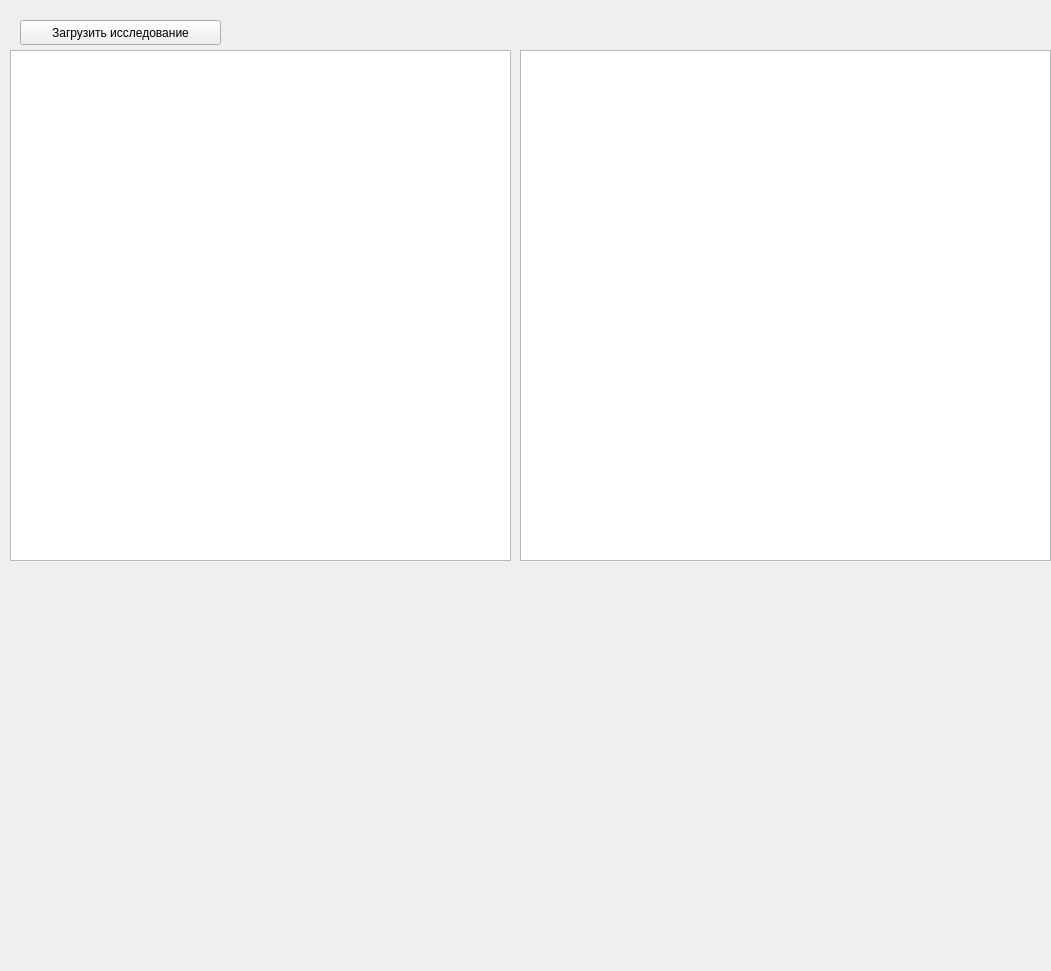
<?xml version="1.0" encoding="UTF-8"?>
<ui version="4.0">
 <class>ViewerForm</class>
 <widget class="QWidget" name="ViewerForm">
  <property name="geometry">
   <rect>
    <x>0</x>
    <y>0</y>
    <width>1051</width>
    <height>971</height>
   </rect>
  </property>
  <property name="windowTitle">
   <string>Form</string>
  </property>
  <widget class="QPushButton" name="loadImageButton">
   <property name="geometry">
    <rect>
     <x>20</x>
     <y>20</y>
     <width>201</width>
     <height>25</height>
    </rect>
   </property>
   <property name="text">
    <string>Загрузить исследование</string>
   </property>
  </widget>
  <widget class="SceneZoom" name="dicomGraphicsView">
   <property name="geometry">
    <rect>
     <x>520</x>
     <y>50</y>
     <width>531</width>
     <height>511</height>
    </rect>
   </property>
  </widget>
  <widget class="QTableWidget" name="dicomAttributeTableWidget">
   <property name="geometry">
    <rect>
     <x>10</x>
     <y>50</y>
     <width>501</width>
     <height>511</height>
    </rect>
   </property>
  </widget>
 </widget>
 <customwidgets>
  <customwidget>
   <class>SceneZoom</class>
   <extends>QGraphicsView</extends>
   <header location="global">scenezoom.h</header>
  </customwidget>
 </customwidgets>
 <resources/>
 <connections/>
</ui>
